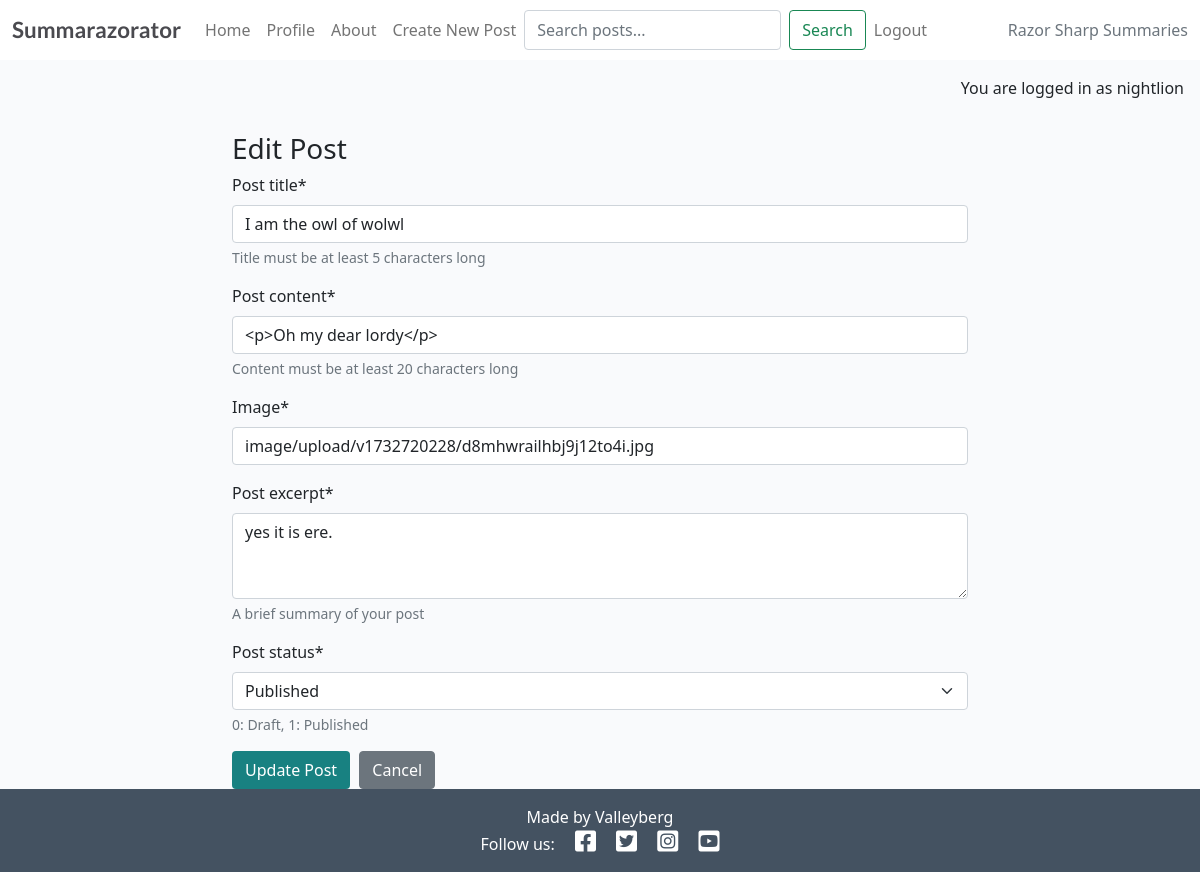
The app's page /i-am-the-owl-of-wolwl/edit/ (signed in), older data.
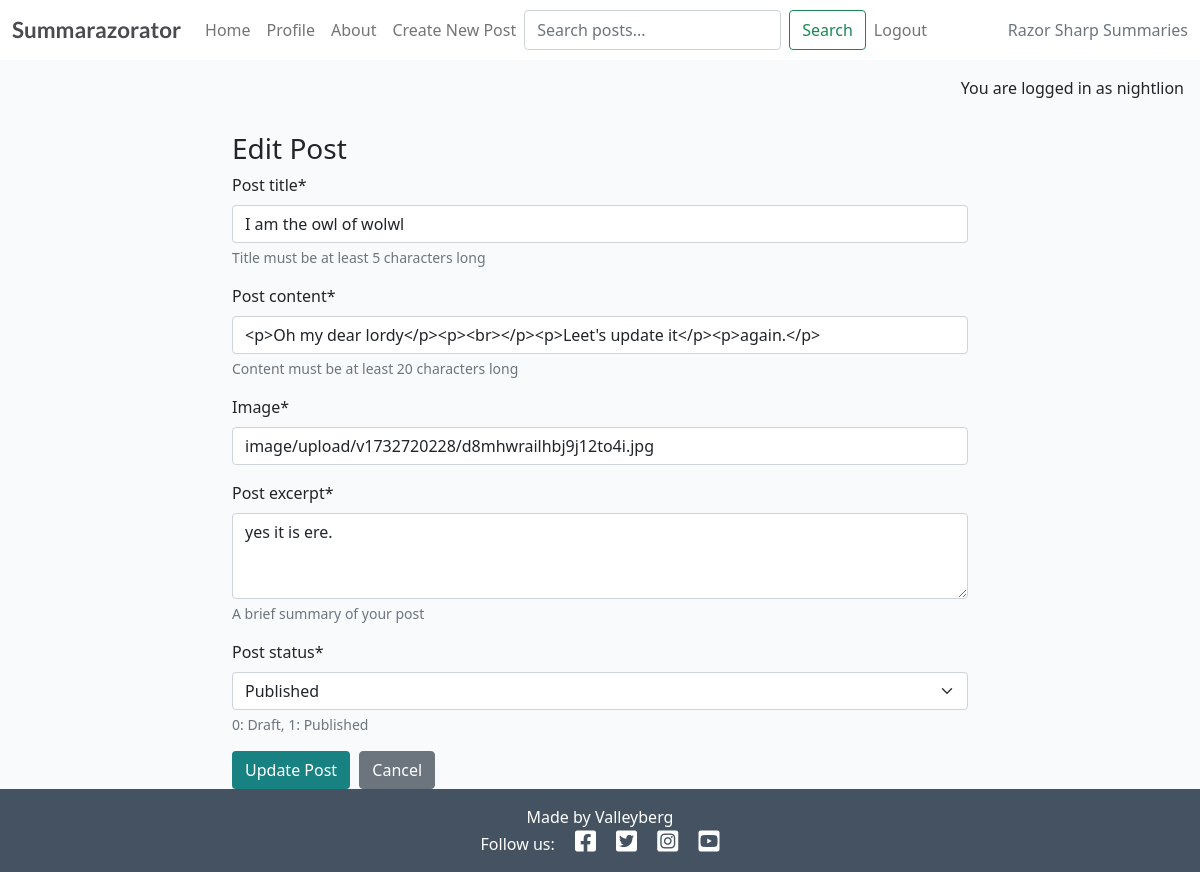
The same page, newer data.
### forum/models.py (models this page shows, shortened)
class Post(models.Model):
    post_title = models.CharField(
        max_length=200,
        unique=True,
        help_text="Title of the post",
        validators=[validate_not_empty]
    )
    post_slug = models.SlugField(
        max_length=200,
        unique=True,
        help_text="URL-friendly version of the title"
    )
    post_author = models.ForeignKey(
        User,
        on_delete=models.CASCADE,
        related_name="forum_posts"
    )
    post_featured_image = CloudinaryField(
        'image',
        default='placeholder'
    )
    post_content = models.TextField(
        help_text="Main content of the post"
    )
    post_excerpt = models.TextField(
        blank=True,
        help_text="Brief summary of the post"
    )
    post_created_on = models.DateTimeField(auto_now_add=True)
    post_updated_at = models.DateTimeField(auto_now=True)
    post_status = models.IntegerField(
        choices=STATUS_CHOICES,
        default=0,
        help_text="0: Draft, 1: Published"
    )
    class Meta:
        ordering = ['-post_created_on']
        verbose_name = 'Post'
        verbose_name_plural = 'Posts'

### forum/views.py (the view)
# urls.py: path('<slug:post_slug>/edit/', views.post_edit, name='post_edit'),
@login_required
def post_edit(request, post_slug):
    post = get_object_or_404(Post, post_slug=post_slug)
    if post.post_author != request.user:
        messages.error(request, 'You can only edit your own posts!')
        return HttpResponseRedirect(reverse('post_detail', args=[post_slug]))
    if request.method == "POST":
        form = PostForm(request.POST, request.FILES, instance=post)
        if form.is_valid():
            post = form.save(commit=False)
            post.post_slug = slugify(post.post_title)
            post.post_updated_at = timezone.now()
            post.save()
            messages.success(request, 'Post updated successfully!')
            return HttpResponseRedirect(reverse('post_detail', args=[post.post_slug]))
    else:
        form = PostForm(instance=post)
    return render(
        request,
        'forum/edit_post.html',
        {
            'form': form,
            'post': post,
        },
    )

### forum/forms.py (shortened to what this page needs)
class PostForm(forms.ModelForm):
    post_title = forms.CharField(
        validators=[MinLengthValidator(5)],
        help_text='Title must be at least 5 characters long',
        widget=forms.TextInput(attrs={'class': 'form-control'})
    )
    post_content = forms.CharField(
        widget=SummernoteWidget(),
        validators=[MinLengthValidator(20)],
        help_text='Content must be at least 20 characters long'
    )
    post_excerpt = forms.CharField(
        widget=forms.Textarea(attrs={'rows': 3, 'class': 'form-control'}),
        help_text='A brief summary of your post'
    )
    class Meta:
        model = Post
        fields = [
            'post_title',
            'post_content',
            'post_featured_image',
            'post_excerpt',
            'post_status'
        ]

### forum/templates/forum/edit_post.html (shortened to what this page needs)
{% extends 'base.html' %}
{% block content %}
{% load crispy_forms_tags %}
<div class="container">
    <div class="row">
        <div class="col-md-8 mt-3 offset-md-2">
            <h3>Edit Post</h3>
            <form method="post" enctype="multipart/form-data">
                {{ form|crispy }}
                <button type="submit" class="btn btn-edit">Update Post</button>
                <a href="{% url 'post_detail' post.post_slug %}" class="btn btn-secondary"
                    aria-label="Cancel editing and return to post">Cancel</a>
            </form>
        </div>
    </div>
</div>
{% endblock %}

### templates/base.html (shortened to what this page needs)
{% load static %}
{% url 'home' as home_url %}
{% url 'about' as about_url %}
{% url 'profiler' as profiler_url %}
{% url 'account_login' as login_url %}
{% url 'account_signup' as signup_url %}
{% url 'account_logout' as logout_url %}
<!DOCTYPE html>
<html class="h-100" lang="en">
<head>
    <link rel="stylesheet" href="https://cdnjs.cloudflare.com/ajax/libs/font-awesome/5.15.3/css/all.min.css">
    <link href="https://cdn.jsdelivr.net/npm/bootstrap@5.0.1/dist/css/bootstrap.min.css" rel="stylesheet"
>
    <link rel="stylesheet" href="{% static 'css/style.css' %}">
</head>
<body class="d-flex flex-column h-100 main-bg">
    <header>
        <nav class="navbar navbar-expand-lg navbar-light bg-white">
            <div class="container-fluid">
                <a class="navbar-brand" href="{% url 'home' %}"><span class="brand">Summarazorator</span></a>
                <div class="collapse navbar-collapse" id="navbarText">
                    <ul class="navbar-nav me-auto mb-2 mb-lg-0">
                        <li class="nav-item">
                            <a class="nav-link {% if request.path == home_url %}active{% endif %}" aria-current="page"
                                href="{% url 'home' %}" aria-label="Home page">Home</a>
                        </li>
                        <li class="nav-item">
                            <a class="nav-link {% if request.path == profiler_url %}active{% endif %}"
                                aria-current="page" href="{% url 'profiler' %}" aria-label="Profile page">Profile</a>
                        </li>
                        <li class="nav-item">
                            <a class="nav-link {% if request.path == about_url %}active{% endif %}" aria-current="page"
                                href="{% url 'about' %}" aria-label="About page">About</a>
                        </li>
                        <li class="nav-item">
                            <a class="nav-link {% if request.path == create_url %}active{% endif %}" aria-current="page"
                                href="{% url 'create_post' %}" aria-label="Create new post">Create New Post</a>
                        </li>
                        <form method="GET" id="search_bar" action="{% url 'search' %}" class="d-flex">
                            <input type="text" name="searchbar" class="form-control me-2" placeholder="Search posts..."
                                aria-label="Search">
                            <button type="submit" class="btn btn-outline-success"
                                aria-label="Submit search">Search</button>
                        </form>
                        {% if user.is_authenticated %}
                        <li class="nav-item">
                            <a class="nav-link {% if request.path == logout_url %}active{% endif %}" aria-current="page"
                                href="{% url 'account_logout' %}" aria-label="Log out">Logout</a>
                        </li>
                        {% endif %}
                    </ul>
                    <span class="navbar-text text-muted">
                        Razor Sharp Summaries
                    </span>
                </div>
            </div>
        </nav>
    </header>
    <main class="flex-shrink-0 main-bg">
        {% if user.is_authenticated %}
        <p class="text-end m-3">You are logged in as {{ user }}</p>
        {% else %}
        <p class="text-end m-3">You are not logged in</p>
        {% endif %}
        {% block content %}{% endblock content %}
    </main>
    <footer class="footer mt-auto py-3 dark-bg" role="contentinfo">
        <div class="container">
            <p class="m-0 text-center text-white">Made by Valleyberg</p>
            <nav class="social-links" aria-label="Social media links">
                <p class="m-0 text-center text-white">
                    Follow us:
                    <a href="https://facebook.com/summarazorator" target="_blank" rel="noopener noreferrer"
                        aria-label="Visit our Facebook page">
                        <i class="fab fa-facebook-square ms-3"></i>
                    </a>
                    <a href="https://twitter.com/summarazorator" target="_blank" rel="noopener noreferrer"
                        aria-label="Visit our Twitter page">
                        <i class="fab fa-twitter-square ms-3"></i>
                    </a>
                    <a href="https://instagram.com/summarazorator" target="_blank" rel="noopener noreferrer"
                        aria-label="Visit our Instagram page">
                        <i class="fab fa-instagram-square ms-3"></i>
                    </a>
                    <a href="https://youtube.com/summarazorator" target="_blank" rel="noopener noreferrer"
                        aria-label="Visit our YouTube channel">
                        <i class="fab fa-youtube-square ms-3"></i>
                    </a>
                </p>
            </nav>
        </div>
    </footer>
</body>
</html>

### static/css/style.css (style rules this page uses)
body { background-color: #F9FAFC; }
.brand { font-family: Lato, sans-serif; font-size: 1.4rem; font-weight: 700; color: #4A4A4F; }
.dark-bg { background-color: #445261; }
.main-bg { background-color: #F9FAFC; }
.btn-signup, .btn-edit { background-color: #188181; color: #fff; }
.btn-edit { margin-right: 5px; }
.social-links a { text-decoration: none; color: white; transition: color 0.3s ease; }
.social-links i { font-size: 1.5rem; }

Row changes from the older to the newer data that the page shows:
changed Post "I am the owl of wolwl": post_content "<p>Oh my dear lordy</p>" → "<p>Oh my dear lordy</p><p><br></p><p>Leet's update it</p><p>again.</p>"
